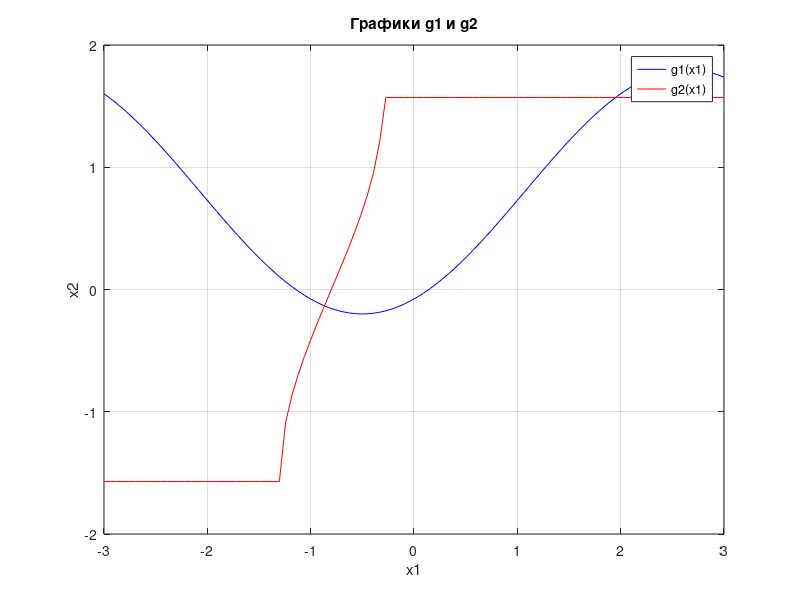

MATLAB code for this plot:
% Пункт 1, Задание 1
x1 = linspace(-3, 3, 100);
g1 = 0.8 - cos(x1 + 0.5);
g2 = asin(2*x1 + 1.6);

figure;
plot(x1, g1, 'b', 'DisplayName', 'g1(x1)');
hold on;
plot(x1, g2, 'r', 'DisplayName', 'g2(x1)');
title('Графики g1 и g2');
xlabel('x1');
ylabel('x2');
legend;
grid on;
hold off;




% Пункт 2, Задание 1
% Привести уравниение к итерационному виду



% Пункт 3, Задание 1
fprintf('Пункт 3, Задание 1\n');
% Начальные приближения
x1_0 = 0;
x2_0 = 0;

tolerance = 0.00001;
max_iter = 100;
for k = 1:max_iter
    x1_next = 0.5 * (sin(x2_0) - 1.6);
    x2_next = 0.8 - cos(x1_0 + 0.5);

    % Вычисление матрицы Якоби
    J = [0.5 * cos(x2_0), -0.5 * sin(x1_0 + 0.5);
         2 * cos(x2_next), sin(x1_0 + 0.5)];

    % Вычисление нормы якобиана
    norm_J = norm(J);

    % Проверка сходимости
    if abs(x1_next - x1_0) < tolerance && abs(x2_next - x2_0) < tolerance
        break;
    end

    % Обновление значений
    x1_0 = x1_next;
    x2_0 = x2_next;
end

fprintf('Сошлось к (%f, %f) после %d итераций с нормой J = %f\n', x1_0, x2_0, k, norm_J);
fprintf('\n\n');



% Пункт 4, Задание 1
fprintf('Пункт 4, Задание 1\n');
% Определение функций итерации
function x2_next = phi1(x2)
    x2_next = 0.8 - cos(x2 + 0.5);
end

function x1_next = phi2(x1)
    x1_next = 0.5 * (sin(x1) - 1.6);
end

% Начальные приближения
x1_0 = 0.0;
x2_0 = 0.0;

% Параметры для итераций
tolerance = 0.00001;
max_iter = 100;

% Инициализация для таблицы
iter_data = zeros(max_iter, 4); % Номер итерации, x1, x2, разница

% Итерационный процесс 
for k = 1:max_iter
    % Обновляем значения
    x1_next = phi2(x2_0);
    x2_next = phi1(x1_0);

    % Разница между текущими и предыдущими итерациями
    diff_x1 = abs(x1_next - x1_0);
    diff_x2 = abs(x2_next - x2_0);
    
    % Сохраняем данные в таблицу
    iter_data(k, 1) = k; % Номер итерации
    iter_data(k, 2) = x1_next; % x1_(k)
    iter_data(k, 3) = x2_next; % x2_(k)
    iter_data(k, 4) = max(diff_x1, diff_x2); % max(x_(k) - x_(k-1))

    % Условие остановки по точности
    if max(diff_x1, diff_x2) < tolerance
        break;
    end

    % Обновляем значения для следующей итерации
    x1_0 = x1_next;
    x2_0 = x2_next;
end

% Печатаем таблицу
fprintf('| Номер итерации | x1_(k) | x2_(k) | x_(k) - x_(k-1)| Точность |\n');
fprintf('|----------------|--------|--------|----------------| --------|\n');
for i = 1:k
    fprintf('| %d               | %.5f | %.5f | %.5f          | %.5f|\n', ...
            iter_data(i, 1), iter_data(i, 2), iter_data(i, 3), iter_data(i, 4), iter_data(i, 4));
end
fprintf('\n\n');



% Пункт 5, Задание 1
fprintf('Пункт 5, Задание 1\n');
% Определение номера итерации, на которой достигнута заданная точность
convergence_iteration = find(iter_data(:, 4) < tolerance, 1);
fprintf('Номер итерации, на которой достигнута заданная точность: %d\n', convergence_iteration);
fprintf('\n\n');



% Пункт 6, Задание 1
fprintf('Пункт 6, Задание 1\n');
% Решение системы на найденной итерации
if convergence_iteration > 0
    fprintf('Решение системы на итерации %d:\n', convergence_iteration);
    fprintf('x1^* = %.5f\n', iter_data(convergence_iteration, 2));
    fprintf('x2^* = %.5f\n', iter_data(convergence_iteration, 3));
else
    fprintf('Не удалось достичь заданной точности за %d итераций.\n', max_iter);
end
fprintf('\n\n');




% Пункт 1, Задание 2
% Определение функций f1 и f2
function f1_value = f1(x1, x2)
    f1_value = cos(x1 + 0.5) + x2 - 0.8;
end

function f2_value = f2(x1, x2)
    f2_value = -2*x1 + sin(x2) - 1.6;
end

% Определение частных производных
function df1_dx1 = df1_dx1(x1, x2)
    df1_dx1 = -sin(x1 + 0.5); % производная cos
end

function df1_dx2 = df1_dx2(x1, x2)
    df1_dx2 = 1; % производная по x2
end

function df2_dx1 = df2_dx1(x1, x2)
    df2_dx1 = -2; % производная по x1
end

function df2_dx2 = df2_dx2(x1, x2)
    df2_dx2 = cos(x2); % производная sin
end




% Пункт 2, Задание 2
fprintf('Пункт 2, Задание 2\n');
% Начальные приближения
x1_0 = 0.0; % Начальное значение x1
x2_0 = 0.0; % Начальное значение x2

% Параметры для итераций
tolerance = 0.00001;
max_iter = 100;

% Инициализация для таблицы
iter_data = zeros(max_iter, 4); % Номер итерации, x1, x2, разница

% Итерационный процесс
for k = 1:max_iter
    % Расчет значений
    J = [df1_dx1(x1_0, x2_0), df1_dx2(x1_0, x2_0); 
         df2_dx1(x1_0, x2_0), df2_dx2(x1_0, x2_0)];
    
    F = [f1(x1_0, x2_0); 
         f2(x1_0, x2_0)];
    
    % Проверим, является ли матрица J невырожденной
    if abs(det(J)) < eps
        fprintf('Матрица Якоби вырождена, итерации не могут продолжаться.\n');
        break;
    end

    % Решаем систему уравнений J * delta = -F
    delta = -J \ F;

    % Обновляем значения x1 и x2
    x1_next = x1_0 + delta(1);
    x2_next = x2_0 + delta(2);

    % Разница между текущими и предыдущими итерациями
    diff_x1 = abs(x1_next - x1_0);
    diff_x2 = abs(x2_next - x2_0);
    
    % Сохраняем данные в таблицу
    iter_data(k, 1) = k; % Номер итерации
    iter_data(k, 2) = x1_next; % x1_(k)
    iter_data(k, 3) = x2_next; % x2_(k)
    iter_data(k, 4) = max(diff_x1, diff_x2); % max(x_(k) - x_(k-1))

    % Условие остановки по точности
    if max(diff_x1, diff_x2) < tolerance
        break;
    end

    % Обновляем значения для следующей итерации
    x1_0 = x1_next;
    x2_0 = x2_next;
end

% Печатаем таблицу
fprintf('| Номер итерации | x1_(k) | x2_(k) | x_(k) - x_(k-1)| Точность |\n');
fprintf('|-----------------|--------|--------|----------------| --------|\n');
for i = 1:k
    fprintf('| %d               | %.5f | %.5f | %.5f          | %.5f|\n', ...
            iter_data(i, 1), iter_data(i, 2), iter_data(i, 3), iter_data(i, 4), iter_data(i, 4));
end
fprintf('\n\n');



% Пункт 3, Задание 2
fprintf('Пункт 3, Задание 2');
% Определение номера итерации, на которой достигнута заданная точность
convergence_iteration = find(iter_data(:, 4) < tolerance, 1);
fprintf('\nНомер итерации, на которой достигнута заданная точность: %d\n', convergence_iteration);
fprintf('\n\n');


% Пункт 4, Задание 2
fprintf('Пункт 4, Задание 2\n');
% Решение системы на найденной итерации
if convergence_iteration > 0
    fprintf('Решение системы на итерации %d:\n', convergence_iteration);
    fprintf('x1^* = %.5f\n', iter_data(convergence_iteration, 2));
    fprintf('x2^* = %.5f\n', iter_data(convergence_iteration, 3));
else
    fprintf('Не удалось достичь заданной точности за %d итераций.\n', max_iter);
end
fprintf('\n\n');